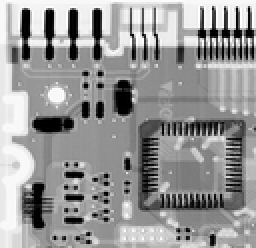
%> input picture Project 4/src/data/Circuit.tif, 128 x 124 px, shrunk from 464 x 448 before the run (shown 2 times larger)
$ octave noise_and_recovery.m   (GNU Octave 9; MATLAB toolbox functions it lacks are replaced by stand-ins)
%> lines starting %> are read from the running program, lines starting %| are printed output that depends on the picture; in (x1, y1, x2, y2) boxes, pixels count from 0 and x2, y2 are one past the last pixel; in counts of white or black regions, pixels touching at a corner belong together; the program's own positions count from 1
### Project 4/src/gamma_noise.m
function [ output ] = gamma_noise( M, N, a, b )
%GAMMA_NOISE of size M * N
%   p(z) = a^b z^(b-1)/(b-1)!*e^(-az), z >= a
%          0,                          z < a
    output = zeros(M, N);
    for j = 1:b
        output = output - log(1 - rand(M, N)) / a;
    end
end

### Project 4/src/pepper_noise.m
function [ output ] = pepper_noise( M, N, a, b )
%PEPPER_NOISE of size M * N
%   p(z) = p_a,           z = a
%          p_b,           z = b
%          1 - p_a - p_b, otherwise
    output = ones(M, N) * 0.5;
    X = rand(M, N);
    output(X <= a) = 0;
    output(a <= X & X <= b) = 1;
end

### Project 4/src/arithmatic_mean_filter.m
function [ output ] = arithmatic_mean_filter( input, h, w )
%ARITHMATIC_MEAN_FILTER
    f = ones(h, w) / h / w;
    output = filter2(f, input);
end

### Project 4/src/geometric_mean_filter.m
function [ output ] = geometric_mean_filter( input, h, w )
%GEOMETRIC_MEAN_FILTER
    f = ones(h, w) / h / w;
    output = real(exp(filter2(f, log(input))));
end

### Project 4/src/contraharmonic_mean_filter.m
function [ output ] = contraharmonic_mean_filter( input, h, w, Q )
%CONTRAHARMONIC_MEAN_FILTER
    f = ones(h, w);
    output = filter2(f, input .^ (Q + 1)) ./ filter2(f, input .^ Q);
end

### Project 4/src/median_filter.m
function [ output ] = median_filter( input, h, w )
%MEDIAN_FILTER
    [H, W] = size(input);
    T = zeros(H + h * 2 - 2, W + w * 2 - 2);
    T(h:(h+H-1), w:(w+W-1)) = input;
    output = input;
    for i = 1:H+h-1
        for j = 1:W+w-1
            t = T(i:(i+ h - 1), j:(j + w - 1));
            output(i, j) = median(t(:));
        end
    end
end

### Project 4/src/max_filter.m
function [ output ] = max_filter( input, h, w )
%MAX_FILTER
    [H, W] = size(input);
    T = zeros(H + h * 2 - 2, W + w * 2 - 2);
    T(h:(h+H-1), w:(w+W-1)) = input;
    output = input;
    for i = 1:H+h-1
        for j = 1:W+w-1
            t = T(i:(i+ h - 1), j:(j + w - 1));
            output(i, j) = max(t(:));
        end
    end
end

### Project 4/src/min_filter.m
function [ output ] = min_filter( input, h, w )
%MIN_FILTER
    [H, W] = size(input);
    T = zeros(H + h * 2 - 2, W + w * 2 - 2);
    T(h:(h+H-1), w:(w+W-1)) = input;
    output = input;
    for i = 1:H+h-1
        for j = 1:W+w-1
            t = T(i:(i+ h - 1), j:(j + w - 1));
            output(i, j) = min(t(:));
        end
    end
end

### Project 4/src/alpha_trimmed_mean_filter.m
function [ output ] = alpha_trimmed_mean_filter( input, h, w, d )
%ALPHA_TRIMMED_MEAN_FILTER
    [H, W] = size(input);
    T = zeros(H + h * 2 - 2, W + w * 2 - 2);
    T(h:(h+H-1), w:(w+W-1)) = input;
    output = input;
    for i = 1:H+h-1
        for j = 1:W+w-1
            t = T(i:(i+ h - 1), j:(j + w - 1));
            t = sort(t(:));
            output(i, j) = mean(t((1 + ceil(d / 2)):(h * w - floor(d / 2))));
        end
    end
end

### Project 4/src/exponential_noise.m
function [ output ] = exponential_noise( M, N, a )
%EXPONENTIAL_NOISE of size M * N
%   p(z) = ae^(-az), z >= 0
%          0,        z < 0
    output = -log(1 - rand(M, N)) / a;
end

### Project 4/src/gaussian_noise.m
function [ output ] = gaussian_noise( M, N, sigma, zbar )
%GAUSSIAN_NOISE of size M * N
%   p(z) = 1 / sqrt(2 * pi)sigma * e^(-(z - zbar)^2 / 2sigma^2)
    output = zbar + randn(M, N) * sigma;
end

### Project 4/src/rayleigh_noise.m
function [ output ] = rayleigh_noise( M, N, a, b )
%RAYLEIGH_NOISE of size M * N
%   p(z) = 2 / b * (z - a) * e^(-(z - a)^2 / b), z >= a
%          0                                   , z < a
    output = a + sqrt((-b * log(1 - rand(M, N))));
end

### Project 4/src/uniform_noise.m
function [ output ] = uniform_noise( M, N, a, b )
%UNIFORM_NOISE of size M * N
%   p(z) = 1 / (b - a), if a <= z <= b
%          0,           otherwise
    output = a + rand(M, N) * (b - a);
end

### Project 4/src/noise_and_recovery.m
clc; clear;
%% Read the original image
fig_original = double(imread('data/Circuit.tif')) / 255;
%> fig_original: size 124x128 double; min 0, max 1, mean 0.592
imwrite(fig_original, 'data/circuit.png');
[h, w] = size(fig_original);
%> h = 124; w = 128

%% Simulate different noises
figure('Name', 'Noises');
% Gaussian noise
subplot(2, 3, 1);
histogram(gaussian_noise(100, 100, 1, 0), 100);
title('Gaussian noise, z = 0, \sigma^2 = 1');
% Rayleigh noise
subplot(2, 3, 2);
histogram(rayleigh_noise(100, 100, 0, 1), 100);
title('Rayleigh noise, a = 0, b = 1');
% Erlang (gamma) noise
subplot(2, 3, 3);
histogram(gamma_noise(100, 100, 1, 2), 100);
title('Erlang noise, a = 1, b = 2');
% Exponential noise
subplot(2, 3, 4);
histogram(exponential_noise(100, 100, 1), 100);
title('Exponential noise, a = 1');
% Uniform noise
subplot(2, 3, 5);
histogram(uniform_noise(100, 100, 1, 10), 100);
title('Uniform noise, a = 0, b = 10');
% Impulse (salt-and-pepper) noise
subplot(2, 3, 6);
histogram(pepper_noise(100, 100, 0.1, 0.2), 100);
title('Impulse (salt-and-pepper) noise, a = 0.1, b = 0.2');

%% Display different noises
figure('Name', 'Noise effects');
subplot(2, 4, 1);
imshow(fig_original, []);
title('Original image');
% Gaussian noise
subplot(2, 4, 2);
guassian_image = fig_original + gaussian_noise(h, w, 20, 0) ./ 255;
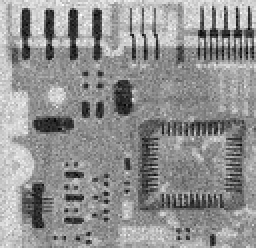
%> guassian_image: size 124x128 double (shown 2 times larger); min -0.241, max 1.22, mean 0.592; drawn with min black and max white
imshow(guassian_image, []);
imwrite(guassian_image, 'data/guassian_image.png');
title('Gaussian noised image');
% Rayleigh noise
subplot(2, 4, 3);
rayleigh_image = fig_original + rayleigh_noise(h, w, 0, 80) ./ 255;
imshow(rayleigh_image, []);
imwrite(rayleigh_image, 'data/rayleigh_image.png');
title('Rayleigh noised image');
% Erlang (gamma) noise
subplot(2, 4, 4);
gamma_image = fig_original + gamma_noise(h, w, 1, 80) ./ 255;
imshow(gamma_image, []);
imwrite(gamma_image, 'data/gamma_image.png');
title('Erlang (gamma) noised image');
% Exponential noise
subplot(2, 4, 5);
exponential_image = fig_original + exponential_noise(h, w, 20) ./ 255;
imshow(exponential_image, []);
imwrite(exponential_image, 'data/exponential_image.png');
title('Exponential noised image');
% Uniform noise
subplot(2, 4, 6);
uniform_image = fig_original + uniform_noise(h, w, 50, 100) ./ 255;
imshow(uniform_image, []);
imwrite(uniform_image, 'data/uniform_image.png');
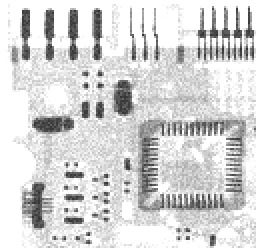
%> saved as uniform_image.png: size 124x128 uint8 (shown 2 times larger); min 50, max 255, mean 213.2
title('Uniform noised image');
% Impulse (salt-and-pepper) noise
subplot(2, 4, 7);
sp_noise = pepper_noise(h, w, 0.1, 0.2);
%> in pepper_noise (call 2), `output(X <= a) = 0;`: output: size 124x128 double; values 0 (black) and 0.5 (white), 90.5% white; black in thin lines or dots
%> in pepper_noise (call 2), `output(a <= X & X <= b) = 1;`: output: size 124x128 double; min 0, max 1, mean 0.503
salt_pepper_image = fig_original;
salt_pepper_image(sp_noise == 0) = 0;
salt_pepper_image(sp_noise == 1) = 1;
imshow(salt_pepper_image, []);
imwrite(salt_pepper_image, 'data/salt_pepper_image.png');
title('Salt-and-pepper noised image');
% Salt noise
subplot(2, 4, 8);
sp_noise = pepper_noise(h, w, 0.1, 0.2);
%> in pepper_noise (call 3), `output(X <= a) = 0;`: output: size 124x128 double; values 0 (black) and 0.5 (white), 89.8% white; black in thin lines or dots
%> in pepper_noise (call 3), `output(a <= X & X <= b) = 1;`: output: size 124x128 double; min 0, max 1, mean 0.499
salt_image = fig_original;
salt_image(sp_noise == 1) = 1;
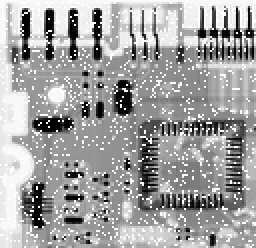
%> salt_image: size 124x128 double (shown 2 times larger); min 0, max 1, mean 0.632
pepper_image = fig_original;
pepper_image(sp_noise == 0) = 0;
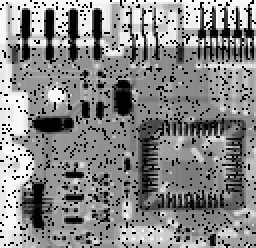
%> pepper_image: size 124x128 double (shown 2 times larger); min 0, max 1, mean 0.532
imshow(salt_image, []);
imwrite(salt_image, 'data/salt_image.png');
title('Salt noised image');

%% Handle Gaussian noise
figure('Name', 'Handle Gaussian noise');
subplot(2, 2, 1);
imshow(fig_original, []);
title('Original image');
% Gaussian noise
subplot(2, 2, 2);
imshow(guassian_image, []);
title('Gaussian noised image');
% Arithmatic mean filter
subplot(2, 2, 3);
am_image = arithmatic_mean_filter(guassian_image, 3, 3);
imshow(am_image, []);
imwrite(am_image, 'data/am_image.png');
title('Arithmatic mean filtered image');
% Geometric mean filter
subplot(2, 2, 4);
gm_image = geometric_mean_filter(guassian_image, 3, 3);
imshow(gm_image, []);
imwrite(gm_image, 'data/gm_image.png');
title('Geometric mean filtered image');

%% Handle salt, pepper noise
figure('Name', 'Handle salt, pepper noise');
% Pepper noise
subplot(2, 2, 1);
imshow(pepper_image, []);
imwrite(pepper_image, 'data/pepper_image.png');
title('Image currupted by pepper noise');
% Salt noise
subplot(2, 2, 2);
imshow(salt_image, []);
title('Image currupted by salt noise');
% Contraharmonic filter of order 1.5
subplot(2, 2, 3);
cm_image = contraharmonic_mean_filter(pepper_image, 3, 3, 1.5);
imshow(cm_image, []);
imwrite(cm_image, 'data/cm_image_1.png');
title('Contraharmonic mean filtered image of order 1.5');
% Contraharmonic filter with Q = -1.5
subplot(2, 2, 4);
cm_image = contraharmonic_mean_filter(salt_image, 3, 3, -1.5);
imshow(cm_image, []);
imwrite(cm_image, 'data/cm_image_2.png');
title('Contraharmonic mean filtered image with Q = -1.5');

%% Handle salt & pepper noise
figure('Name', 'Handle salt & pepper noise');
% Salt & pepper noise
subplot(2, 2, 1);
imshow(salt_pepper_image, []);
title('Image currupted by salt-and-pepper noise');
% median filter
subplot(2, 2, 2);
median1 = median_filter(salt_pepper_image, 3, 3);
imshow(median1, []);
imwrite(median1, 'data/median1.png');
title('Apply 3*3 median filter');
% median filter
subplot(2, 2, 3);
median2 = median_filter(median1, 3, 3);
imshow(median2, []);
imwrite(median2, 'data/median2.png');
title('Apply 3*3 median filter');
% median filter
subplot(2, 2, 4);
median3 = median_filter(median2, 3, 3);
imshow(median3, []);
imwrite(median3, 'data/median3.png');
title('Apply 3*3 median filter');

%% Re-handle salt, pepper noise
figure('Name', 'Re-handle salt, pepper noise');
% Pepper noise
subplot(1, 2, 1);
max_image = max_filter(pepper_image, 3, 3);
imshow(max_image, []);
imwrite(max_image, 'data/max_image.png');
title('Pepper noise filtered with a max filter');
% Salt noise
subplot(1, 2, 2);
min_image = min_filter(salt_image, 3, 3);
%> in min_filter, `T(h:(h+H-1), w:(w+W-1)) = input;`:
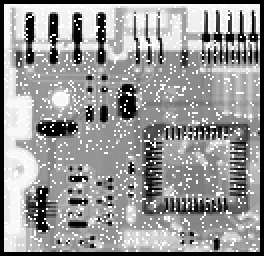
%> T: size 128x132 double (shown 2 times larger); min 0, max 1, mean 0.593
imshow(min_image, []);
imwrite(min_image, 'data/min_image.png');
title('Salt noise filtered with a min filter');

%% Handle uniform + salt & pepper noise
% Uniform noise
subplot(3, 2, 1);
imshow(uniform_image, []);
title('Image corrupted by additive uniform noise');
% Add salt & pepper noise
subplot(3, 2, 2);
sp_noise = pepper_noise(h, w, 0.1, 0.2);
%> call 4 of pepper_noise, with M = 124, N = 128, a = 0.1, b = 0.2
%> in pepper_noise (call 4), `output(X <= a) = 0;`:
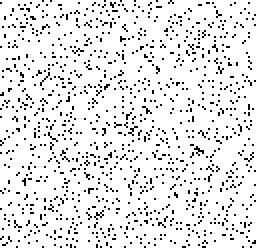
%> output: size 124x128 double (shown 2 times larger); values 0 (black) and 0.5 (white), 90.4% white; black in thin lines or dots
%> in pepper_noise (call 4), `output(a <= X & X <= b) = 1;`:
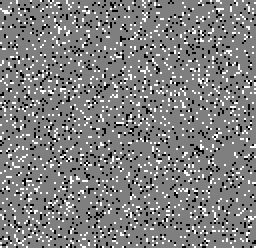
%> output: size 124x128 double (shown 2 times larger); 10.04% of pixels changed, all inside (x1, y1, x2, y2) = (0, 0, 128, 124)
usp_image = uniform_image;
usp_image(sp_noise == 0) = 0;
usp_image(sp_noise == 1) = 1;
imshow(usp_image, []);
title('Image additionally corrupted by salt & pepper noise');
% Arithmatic mean filter
subplot(3, 2, 3);
am_image_2 = arithmatic_mean_filter(usp_image, 3, 3);
imshow(am_image_2, []);
imwrite(am_image_2, 'data/am_image_2.png');
title('Arithmatic mean filtered image');
% Geometric mean filter
subplot(3, 2, 4);
gm_image_2 = geometric_mean_filter(usp_image, 3, 3);
imshow(gm_image_2, []);
imwrite(gm_image_2, 'data/gm_image_2.png');
title('Geometric mean filtered image');
% Median mean filter
subplot(3, 2, 5);
median_m = median_filter(usp_image, 3, 3);
imshow(median_m, []);
imwrite(median_m, 'data/median_m.png');
title('Apply 3*3 median filter');
% Alpha-trimmed mean filter
subplot(3, 2, 6);
stmf_image = alpha_trimmed_mean_filter(usp_image, 3, 3, 5);
imshow(stmf_image, []);
imwrite(stmf_image, 'data/stmf_image.png');
title('Apply 3*3 alpha-trimmed mean filter');
